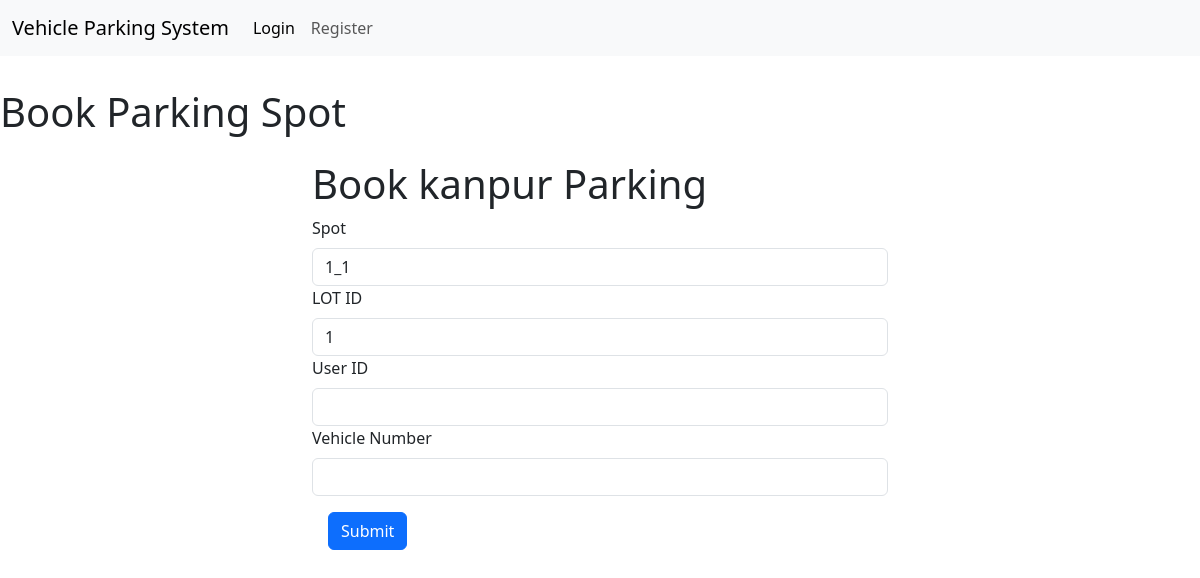
Page /book_parking/1 on the committed database.
### controllers/models.py (models this page shows)
class ParkingLot(db.Model):
    id = db.Column(db.Integer, primary_key=True, autoincrement=True)
    location = db.Column(db.String(100), nullable=False)
    address = db.Column(db.String(200), nullable=False)
    pin_code = db.Column(db.String, nullable=False)
    price = db.Column(db.String, nullable=False)
    max_spots = db.Column(db.Integer, nullable=False)
    spots = db.relationship('ParkingSpot', backref='lot', cascade="all, delete-orphan")

class ParkingSpot(db.Model):
    id = db.Column(db.Integer, primary_key=True, autoincrement=True)
    lot_id = db.Column(db.Integer, db.ForeignKey('parking_lot.id'), nullable=False)
    status = db.Column(db.String(1), nullable=False, default='A')
    spot = db.Column(db.String, nullable=False)

### controllers/general_routes.py (the view, shortened to what this page needs)
@app.route('/book_parking/<int:parking_lot_id>', methods=['GET', 'POST'])
def book_parking(parking_lot_id):
    parking_lot = ParkingLot.query.get_or_404(parking_lot_id)
    spot = ParkingSpot.query.filter_by(lot_id=parking_lot.id, status='A').first()
    if not spot:
        flash('No available parking spots in this lot.', 'error')
        return redirect(url_for('user_search_parking'))
    if not parking_lot:
        flash('Parking lot not found.', 'error')
        return redirect(url_for('user_search_parking'))
    return render_template('book_parking.html', parking_lot=parking_lot, spot=spot)

### templates/book_parking.html (shortened to what this page needs)
<!DOCTYPE html>
<html lang="en">
<head>
</head>
{% include 'index.html' %}
<body>
    <h1>Book Parking Spot</h1>
    {% block content %}
    <div class="container-fluid">
        <div class="row justify-content-center">
            <div class="col-6 m-3">
                <h1>Book {{ parking_lot.location }} Parking</h1>
                <form method="post" action="/book_parking/{{ parking_lot.id }}">
                    <div class="mb-1.5">
                        <label for="spot" class="form-label">Spot</label>
                        <input type="text" class="form-control" id="spot" name="spot" value="{{ spot.spot }}" required>
                    </div>
                    <div class="mb-1.5">
                        <label for="lot_id" class="form-label">LOT ID</label>
                        <input type="text" class="form-control" id="lot_id" name="lot_id" value="{{ parking_lot.id }}" required>
                    </div>
                    <div class="mb-1.5">
                        <label for="user_id" class="form-label">User ID</label>
                        <input type="text" class="form-control" id="user_id" name="user_id" value="{{ session['user_id'] }}" required>
                    </div>
                    <div class="mb-1.5">
                        <label for="vehicle_number" class="form-label">Vehicle Number</label>
                        <input type="text" class="form-control" id="vehicle_number" name="vehicle_number" required>
                    </div>
                    <button type="submit" class="btn btn-primary m-3">Submit</button>
                </form>
            </div>
        </div>
    </div>
    {%endblock%}
</body>
</html>

### rows in the picture
ParkingLot: location "kanpur", lot_id "1"
ParkingSpot: spot "1_1"
